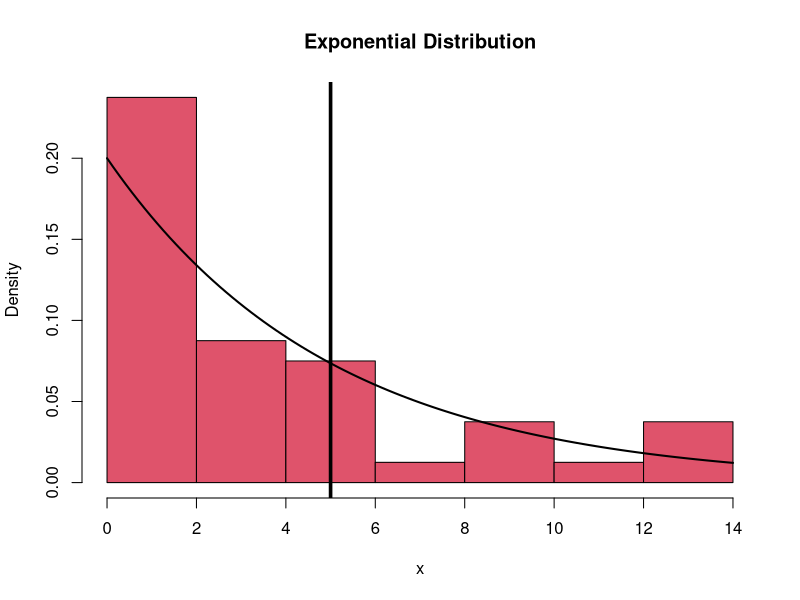
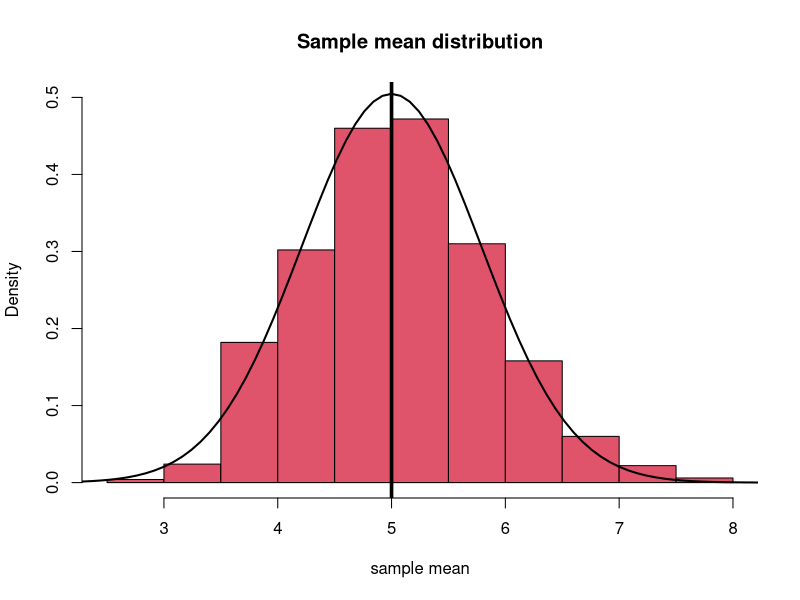
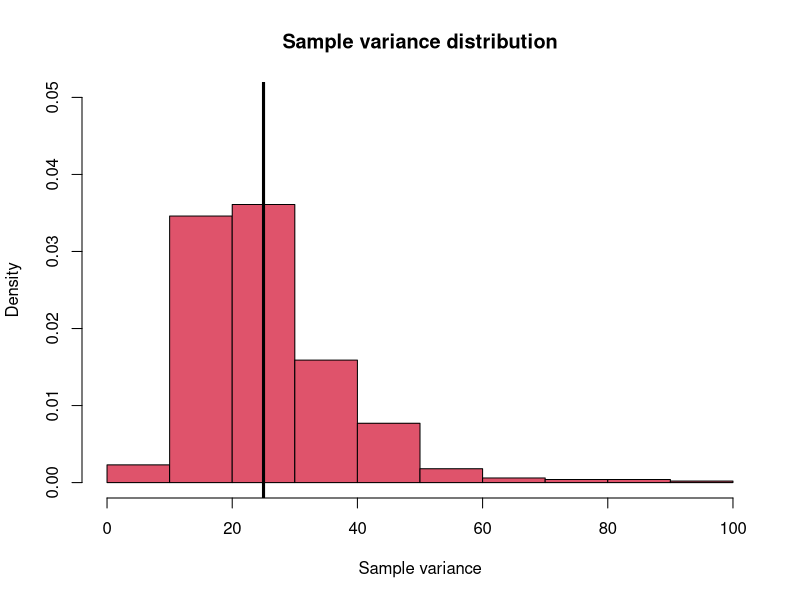

R code for these plots, in order:
## ---- chunk 1
knitr::opts_chunk$set(echo = FALSE)
## ---- chunk 2

##Perform Simulation and plot results and theoretical distribution
#Set seed for reproducibility
set.seed(10)
lambda<-0.2
samplen<-40
numsamp<-1000
samp<-matrix(data=rexp(samplen*numsamp,rate=lambda),numsamp,samplen)
#calculate theoretical distribution
thymean<-1/lambda
thymeanvar<-(1/lambda)^2*1/samplen
hist(samp[1,],prob=TRUE,col=2,xlab="x",main="Exponential Distribution")
curve(dexp(x,rate=lambda),from=0,to=14,lwd=2,add=TRUE)
abline(v=thymean,lwd=3.5)
## ---- chunk 3



##Calculate means and compare to theory.
means<-apply(samp,1,mean)

thymean<-1/lambda
sampmeanvar<-var(means)
thymeanvar<-(1/lambda)^2*1/samplen
meanvarerr<-abs(sampmeanvar-thymeanvar)/thymeanvar*100

#calculate theoretical distribution
hist(means,prob=TRUE,ylim=c(0,0.5),col=2,xlab="sample mean", main="Sample mean distribution")
curve(dnorm(x,mean=thymean,sd=sqrt(thymeanvar)),from=1,to=9,lwd=2,add=TRUE)
abline(v=thymean,lwd=3.5)
## ---- chunk 4



##Calculate sample variance and compare to theory.
vars<-apply(samp,1,var)
thyvar=1/lambda^2

hist(vars,col=2,prob=TRUE,xlab="Sample variance",ylim=c(0,.05),main=
             "Sample variance distribution")
abline(v=(1/lambda)^2,lwd=3)
